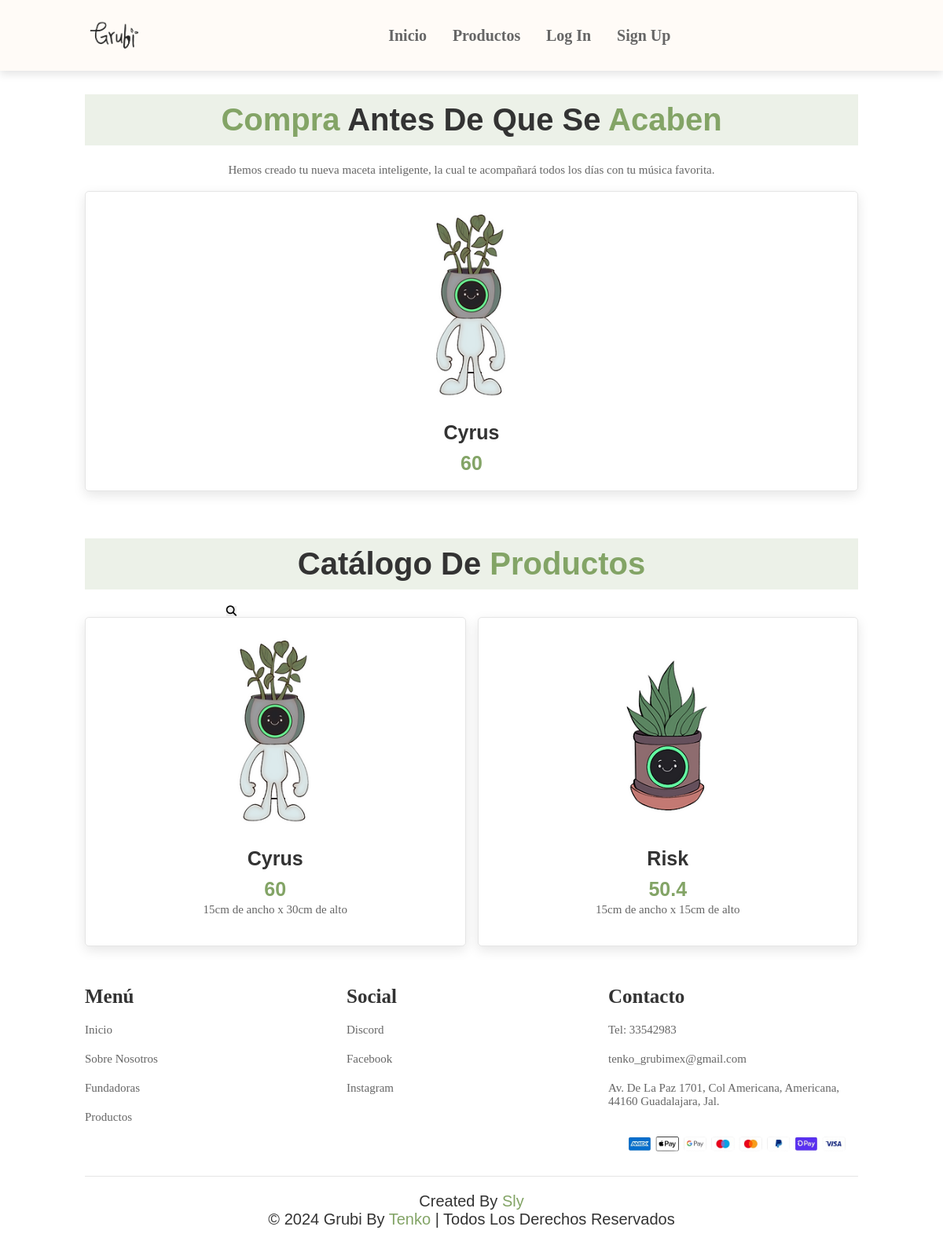
Before: /php/products.php with the older database file.
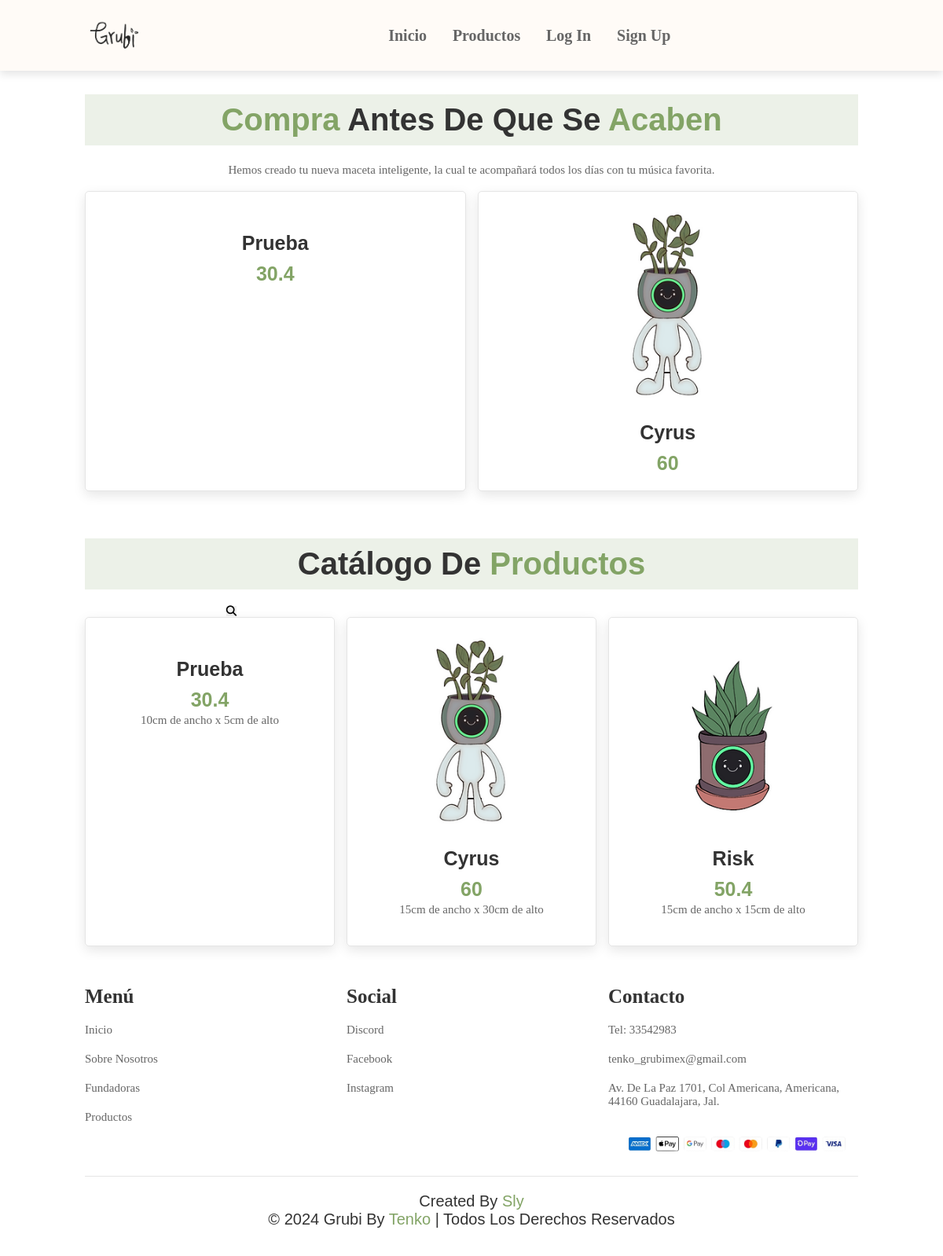
After: the same page with the newer database file.
### tables this page shows
CREATE TABLE `macetas` (
  `sku` int(50) NOT NULL,
  `categoria` varchar(255) NOT NULL,
  `modelo` varchar(255) NOT NULL,
  `caracteristicas` varchar(255) NOT NULL,
  `precio` double NOT NULL,
  `unidades` int(50) NOT NULL,
  `imagen` varchar(255) NOT NULL
);

### php/products.php (the view, shortened to what this page needs)
<!DOCTYPE html>
<html lang="es">
<head>
	<link rel="stylesheet" href="https://cdnjs.cloudflare.com/ajax/libs/font-awesome/6.5.1/css/all.min.css">
	<link href="../css/style.css" rel="stylesheet">
</head>
<body>
	<header>
		<a href="../index.php" class="logo"><img src="../img/decorations/grubi-logo.jpg" alt=""></a>
		<nav class="navbar">
			<a href="../index.php">Inicio</a>
			<a href="#">Productos</a>
			<?php if(!isset($_SESSION['id_cliente'])): ?>
				<a href="../html/login.html">Log in</a>
				<a href="../html/signup.html">Sign up</a>
				<?php endif; ?>
		</nav>
	</header>
	<section class="spacing"></section>
	<section class="spacing"></section>
	<section class="products" id="products">
		<h1 class="heading"> <span> compra </span> antes de que se <span> acaben </span></h1>
		<p>Hemos creado tu nueva maceta inteligente, la cual te acompañará todos los días con tu música favorita.</p>
		<div class="box-container">
			<?php
				include("../connection.php");
				$sql = mysqli_query($con,"SELECT * FROM macetas WHERE unidades <= '10'");
				while($row = mysqli_fetch_array($sql)) {
			?>
			<div class="box">
				<div class="image">
					<img src="../img/products/<?php echo $row['imagen']?>" alt="">
				</div>
				<div class="content">
					<h3><?php echo $row['modelo']?></h3>
					<div class="price"> <?php echo $row['precio'];?></div>
				</div>
			</div>
			<?php }	?>
		</div>
	</section>
	<section class="products catalogue">
		<h1 class="heading"> catálogo de <span> productos </span></h1>
		<div class="searchbar">
			<form action="" method="get" class="searchbar">
				<input type="text" name="search" placeholder="<?php if(isset($_SESSION['search'])) echo $_SESSION['search'];?>">
				<button type="submit" name="send" class="fas fa-search"></button>
			</form>
			<?php
				include("../connection.php");
				$q = mysqli_query($con, "SELECT * FROM macetas");
			?>
		</div>
		<div class="box-container">
			<?php
				while($row = mysqli_fetch_array($q)){
			?>
			<div class="box">
				<div class="image">
					<img src="../img/products/<?php echo $row['imagen']?>" alt="">
				</div>
				<div class="content">
					<h3><?php echo $row['modelo']?></h3>
					<div class="price"> <?php echo $row['precio']?></div>
					<div> <p> <?php echo $row['caracteristicas'];?> </p></div>
				</div>
			</div>
			<?php }	?>
		</div>
	</section>
	<footer class="footer">
		<div class="box-container">
			<div class="box">
				<h3>Menú</h3>
				<a href="#banner">inicio</a>
				<a href="#about">sobre nosotros</a>
				<a href="#founders">fundadoras</a>
				<a href="#products">productos</a>
			</div>
			<div class="box">
				<h3>social</h3>
				<a href="https://discord.com">discord</a>
				<a href="https://facebook.com">facebook</a>
				<a href="https://instagram.com">instagram</a>
			</div>
			<div class="box">
				<h3>contacto</h3>
				<p>Tel: 33542983</p>
				<p class="email">tenko_grubimex@gmail.com</p>
				<p>Av. de la Paz 1701, Col Americana, Americana, 44160 Guadalajara, Jal.</p>
				<img src="images/payments.png" alt="">
			</div>
		</div>
		<div class="credit"> created by <span> sly </span> <br> &copy; 2024 Grubi by <span> Tenko </span> | todos los derechos reservados </div>
	</footer>
</body>
</html>

### css/style.css (style rules this page uses)
:root { --bg-color: #FFFBF7; --nav-color: #F7ECE4; --green: #83A466; --beige: #C4B093; --font-color: #333; --pink: #FAD7CE; --yellow: #FFF3D4; }
* { margin: 0; padding: 0; box-sizing: border-box; font-family: Poppins, sans-serif; outline: none; border: none; text-decoration: none; text-transform: capitalize; transition: .2s linear; }
html { font-size: 62.5%; scroll-behavior: smooth; scroll-padding-top: 6rem; overflow-x: hidden; }
header { position: fixed; top: 0; left: 0; right: 0; background: var(--bg-color); padding: 2rem 9%; display: flex; align-items: center; justify-content: space-between; z-index: 1000; box-shadow: 0 .5rem 1rem rgba(0, 0, 0, .1); }
section { padding: 2rem 9%; }
footer { padding: 2rem 9%; }
header .logo { align-items: center; justify-content: center; width: 15%; }
header .logo img { width: 50%; }
header .navbar a { font-size: 2rem; padding: 0 1.5rem; color: #666; font-family: Brandon Grotesque; font-weight: bolder; }
.heading { text-align: center; font-size: 4rem; color: var(--font-color); padding: 1rem; margin: 2rem 0; background: rgba(131,164,102, .15); }
.heading span { color: var(--green); }
.products p { text-transform: none; font-size: 1.5rem; color: #666; padding: 0 0 1.5rem; line-height: 1.5; text-align: center; }
.products .box-container { display: flex; flex-wrap: wrap; gap: 1.5rem; }
.products .box-container .box { flex: 1 1 30rem; box-shadow: 0 .5rem 1.5rem rgba(0, 0, 0, .1); border-radius: .5rem; border: .1rem solid rgba(0, 0, 0, .1); position: relative; }
.products .box-container .box .image { position: relative; text-align: center; padding-top: 2rem; overflow: hidden; }
.products .box-container .box .image img { height: 25rem; }
.products .box-container .box .content { padding: 2rem; text-align: center; }
.products .box-container .box .content h3 { font-size: 2.5rem; color: var(--font-color); }
.products .box-container .box .content .price { font-size: 2.5rem; color: var(--green); font-weight: bolder; padding-top: 1rem; }
.footer .box-container { display: flex; flex-wrap: wrap; gap: 1.5rem; }
.footer .box-container .box { flex: 1 1 25rem; }
.footer .box-container .box h3 { font-family: Brandon Grotesque; color: var(--font-color); font-size: 2.5rem; padding: 1rem 0; }
.footer .box-container .box a, p { font-family: Brandon Grotesque; display: block; color: #666; font-size: 1.5rem; padding: 1rem 0; }
.footer .box-container .box .email { text-transform: none; }
.footer .box-container .box img { margin-top: 1rem; width: 100%; }
.footer .credit { text-align: center; padding: 1.5rem; padding-top: 2rem; margin-top: 1.5rem; font-size: 2rem; color: var(--font-color); border-top: .1rem solid rgba(0, 0, 0, .1); }
.footer .credit span { color: var(--green); }

Changed rows visible on the page:
added macetas: modelo "Prueba", precio "30.4", caracteristicas "10cm de ancho x 5cm de alto"
